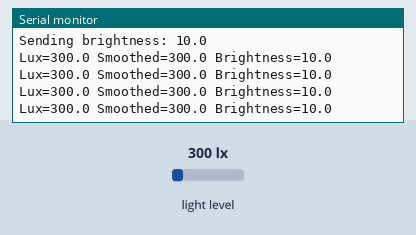
The sketch below on a simulated ESP8266 (NodeMCU). Shown: the last lines printed to the serial monitor. The inputs (shaded band) are chosen by the test bench; at power-on: light level 300 lx. WiFi joins after 1.5 s; servers stay silent unless stated.

Above: at 3.2 s.
3.3 s: light level set to 40 lx
At 4.19 s:
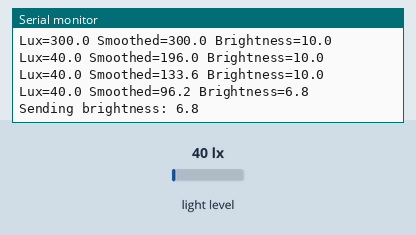
4.8 s: light level set to 500 lx
At 4.94 s:
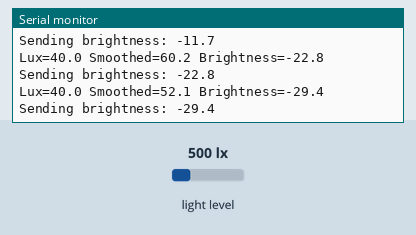
Timing chart, 0 to 7.8 s (numbered marks = the images above; inputs shaded):
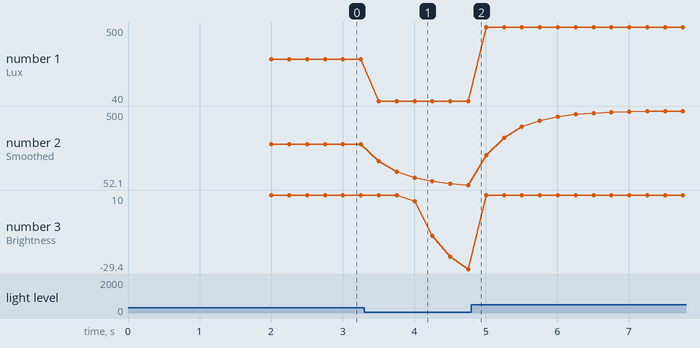

Measured:
- after the input at 3.3 s, the serial monitor: prints a new line after 0.21 s (image 1)
- plotted number 1: 300 → 40 after the input at 3.3 s, 40 → 500 after the input at 4.8 s
- plotted number 2: 300 → 52.1 after the input at 3.3 s, 52.1 → 500 after the input at 4.8 s
- plotted number 3: 10 → -29.4 after the input at 3.3 s

The sketch:

furhat_fast_autobrightness.ino
```cpp
// ESP8266 + Adafruit VEML7700
// Faster Furhat brightness updates (low-latency)

#include <Arduino.h>
#include <ESP8266WiFi.h>
#include <ArduinoJson.h>
#include <ArduinoWebsockets.h>
#include <Wire.h>
#include <Adafruit_VEML7700.h>
#include <math.h>

using namespace websockets;

// ---------------------------
// WiFi Credentials
// ---------------------------
const char *ssid     = "FRHQ";
const char *password = "Thor#2024";

// ---------------------------
// Furhat WebSocket Settings
// ---------------------------
const char *furhatWsURL = "ws://192.168.1.237/api";
String eventSessionId   = "_uu3pgb4_ie63fis5k";

// ---------------------------
// Sensor + WebSocket
// ---------------------------
Adafruit_VEML7700 veml;
WebsocketsClient wsClient;

// ---------------------------
// Update / smoothing params
// ---------------------------
const unsigned long UPDATE_INTERVAL_MS = 250;   // send every 0.25 s
const float LUX_ALPHA = 0.40f;                  // exponential smoothing factor
const float LUX_MIN   = 15.0f;
const float LUX_MAX   = 100.0f;                // tweak to your lighting
const float BRIGHT_MIN = -60.0f;
const float BRIGHT_MAX =  10.0f;
const float BRIGHT_DELTA_MIN = 1.5f;            // don't spam tiny changes

bool  hasLux          = false;
float smoothedLux     = 0.0f;
float lastBrightness  = 0.0f;
unsigned long lastSendMs       = 0;
unsigned long lastForceSendMs  = 0;

// Simple float mapping helper
float mapFloat(float x, float in_min, float in_max, float out_min, float out_max) {
  if (x < in_min) x = in_min;
  if (x > in_max) x = in_max;
  return (x - in_min) * (out_max - out_min) / (in_max - in_min) + out_min;
}

// -------------------------------------------------
// Send Brightness JSON to Furhat
// -------------------------------------------------
void sendBrightness(float brightnessValue) {
  StaticJsonDocument<512> doc;
  doc["event_name"] = "furhatos.event.actions.ActionConfigFace";

  JsonArray params = doc.createNestedArray("params");
  JsonObject p = params.createNestedObject();
  p["name"]        = "BRIGHTNESS";
  p["value"]       = brightnessValue;
  p["min"]         = -100;
  p["max"]         =  100;
  p["description"] = "Brightness";

  doc["saveCalibration"] = true;
  doc["event_sessionId"] = eventSessionId;

  String jsonStr;
  serializeJson(doc, jsonStr);

  Serial.print("Sending brightness: ");
  Serial.println(brightnessValue, 1);
  wsClient.send(jsonStr);
}

// -------------------------------------------------
// WebSocket Events
// -------------------------------------------------
void onEventCallback(WebsocketsEvent event, String data) {
  if (event == WebsocketsEvent::ConnectionOpened) {
    Serial.println("[WS] Connected to Furhat");
  } else if (event == WebsocketsEvent::ConnectionClosed) {
    Serial.println("[WS] WebSocket closed");
  }
}

// -------------------------------------------------
// Setup
// -------------------------------------------------
void setup() {
  Serial.begin(115200);
  delay(200);

  // Sensor
  Wire.begin();
  Serial.println("Initializing VEML7700...");
  if (!veml.begin()) {
    Serial.println("VEML7700 sensor not found, check wiring!");
    while (true) {
      delay(1000);
    }
  }
  Serial.println("VEML7700 ready");

  // WiFi
  Serial.print("Connecting to WiFi: ");
  Serial.println(ssid);
  WiFi.begin(ssid, password);
  while (WiFi.status() != WL_CONNECTED) {
    delay(200);
    Serial.print(".");
  }
  Serial.println();
  Serial.print("ESP8266 IP: ");
  Serial.println(WiFi.localIP());

  // WebSocket
  wsClient.onEvent(onEventCallback);
  Serial.println("Connecting to Furhat WebSocket...");
  wsClient.connect(furhatWsURL);
  lastForceSendMs = millis();
}

// -------------------------------------------------
// Loop
// -------------------------------------------------
void loop() {
  wsClient.poll();

  unsigned long now = millis();
  if (now - lastSendMs < UPDATE_INTERVAL_MS) {
    return;
  }
  lastSendMs = now;

  float lux = veml.readLux();
  if (!hasLux) {
    smoothedLux = lux;
    hasLux = true;
  } else {
    smoothedLux = smoothedLux + LUX_ALPHA * (lux - smoothedLux);
  }

  float brightness = mapFloat(smoothedLux, LUX_MIN, LUX_MAX, BRIGHT_MIN, BRIGHT_MAX);
  brightness = constrain(brightness, BRIGHT_MIN, BRIGHT_MAX);

  Serial.print("Lux=");
  Serial.print(lux, 1);
  Serial.print(" Smoothed=");
  Serial.print(smoothedLux, 1);
  Serial.print(" Brightness=");
  Serial.println(brightness, 1);

  bool needsSend = fabs(brightness - lastBrightness) >= BRIGHT_DELTA_MIN;
  if (!needsSend && (now - lastForceSendMs) > 2000) {
    // periodically resend even if the change is tiny
    needsSend = true;
  }

  if (needsSend) {
    sendBrightness(brightness);
    lastBrightness   = brightness;
    lastForceSendMs  = now;
  }
}
```
